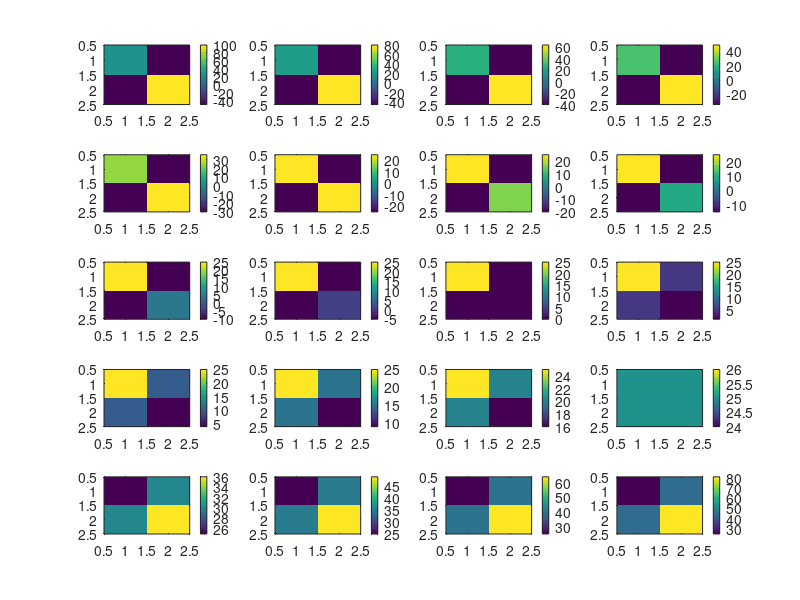

Recreate this plot in MATLAB.
close all
clear
clc

figure


% Scaled
M_ori{1}.type       = 'feature';
M_ori{end}.Ac(:,:,1) = [1 0; 0 0 ]
M_ori{end}.Ac(:,:,2) = [0 0 ;1 0]
M_ori{end}.name       = 'Scaled';
M_ori{end}.numGparams = size(M_ori{end}.Ac,3);
M_ori{end}.fitAlgorithm = 'NR';



pp = 1
theta = -10:1:9;
theta2 = 5;
for n = 1:length(theta)
    
    
    % compute correlation
    var1 = theta2.^2; var2 = theta(n).^2; 
    cov12 = theta2*theta(n);
    my_corr(n) = cov12 / sqrt(var1*var2);
    
    % Plotting
    subplot(5,4,n)
    z1 = theta2*M_ori{pp}.Ac(:,:,1) +theta(n)*M_ori{pp}.Ac(:,:,2); 
    imagesc(z1*z1');
    colorbar
end


my_corr